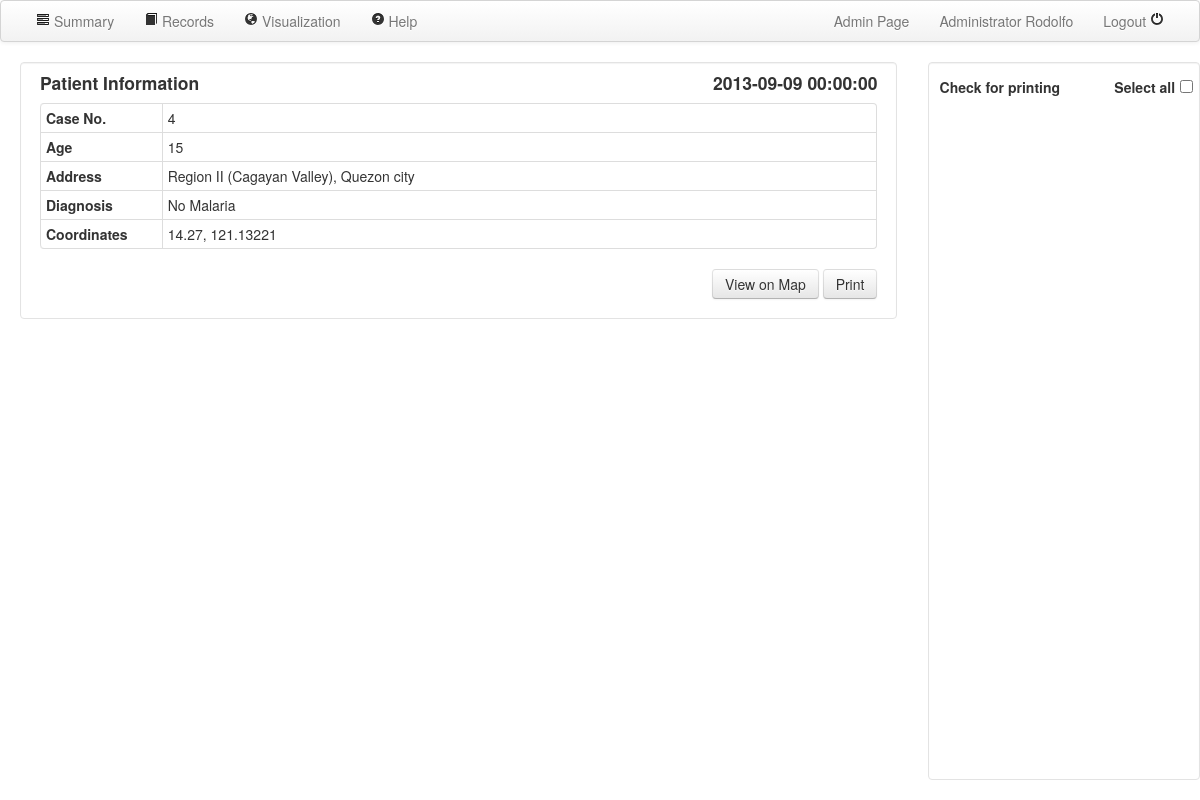
Screenshot of /case/4/ (signed in) with the database file from the repository.
### serveus/models.py (models this page shows, shortened)
class UserType(db.Model):
    __tablename__ = 'usertype'
    id = db.Column(db.Integer, primary_key=True)
    name = db.Column(db.String(80), unique=True)
    users = db.relationship('User', backref='usertype', lazy='dynamic')

class User(db.Model, UserMixin):
    id = db.Column(db.Integer, primary_key=True)
    username = db.Column(db.String(80), unique=True)
    password = db.Column(db.String(120), unique=True)
    usertype_id = db.Column(db.Integer, db.ForeignKey('usertype.id'))

class Case(db.Model):
    __tablename__ = 'case'
    id = db.Column(db.Integer, primary_key=True)
    date = db.Column(db.DateTime())
    age = db.Column(db.Integer)
    address = db.Column(db.String(120))
    human_diagnosis = db.Column(db.String(80))
    lat = db.Column(db.Float)
    lng = db.Column(db.Float)
    maltype_id = db.Column(db.Integer, db.ForeignKey('maltype.id'))
    region_id = db.Column(db.Integer, db.ForeignKey('region.id'))
    images = db.relationship('Image', backref='case', lazy='dynamic')

class Region(db.Model):
    __tablename__ = 'region'
    id = db.Column(db.Integer, primary_key=True)
    name = db.Column(db.String(80))
    case = db.relationship('Case', backref='region', lazy='dynamic')
    def __str__(self):
        return self.name

### serveus/views.py (the view, shortened to what this page needs)
@app.route('/case/<int:id>/',  methods = ['GET', 'POST'])
def case(id):
    case = Case.query.get(id)
    images = []
    for img in case.images:
        images.append('pic/' + str(img.id))
    images = sorted(images)
    return render_template("case.html", case = case, user = current_user, images=images)

### serveus/views.py (called while the page is built)
@login_manager.user_loader
def load_user(userid):
    return User.query.get(userid)

### serveus/templates/case.html (shortened to what this page needs)
<!DOCTYPE html>
<html>
	<head>
		<link href="/static/css/bootstrap.min.css" rel="stylesheet" media="screen">
		<link href="/static/css/bootstrap-responsive.css" rel="stylesheet">
        <link href="/static/css/bootstrap-image-gallery.css" rel="stylesheet">
	</head>
	<body>
    <form id="super" action="" method="post">
		<div class="navbar" style="width: 100%;">
			<div class="navbar-inner">
				<div>
					<ul class="nav pull-left">
						<li><a href="/dashboard/"><i class="icon-tasks"></i> Summary</a></li>
						<li><a href="/records/"><i class="icon-book"></i> Records</a></li>
						<li><a href="/map/"><i class="icon-globe"></i> Visualization</a></li>
                        <li><a href="#" id="help" data-toggle="popover"><i class="icon-question-sign"></i> Help</a></li>
					</ul>
					<ul class="nav pull-right">
                        {% if user.usertype.name == "Administrator" %}<li><a href="/admin/">Admin Page</a></li>{% endif %}
						<li><a href="/profilepage/">{{user.usertype.name}} {{ user.username }}</a></li>
						<li><a href="/logout/">Logout <i class="icon-off"></i></a></li>
					</ul>
				</div>
			</div>
		</div>
		<div class="container-fluid" style="background-color: white; position: relative; height: 100%; padding-bottom: 0; padding-right: 0">
			<div class="row-fluid" style="background-color: white; position: relative; height: 100%">
				<div class="span9 well container" style="background-color: white; padding-top: 0;" >
					<h4 class="pull-left">Patient Information</h4>
                    <h4 class="pull-right">{{case.date}}</h4>
                    <table class="table table-condensed table-bordered" style="width: 100%">
                    <tr><th class="span2">Case No.<td class="span10">{{case.id}}
                    <tr><th>Age<td>{{case.age}}
                    <tr><th>Address<td>{{case.region}}, {{case.address}}
                    <tr><th>Diagnosis<td>{{case.human_diagnosis}}
                    <tr><th>Coordinates<td>{{case.lat}}, {{case.lng}}
                    </table>
                    <div class="pull-right">
                    <a class="btn btn-medium" href="/map/?lat={{case.lat}}&lng={{case.lng}}&zoom=13&date_start=1/1/1970&date_end=Today">View on Map</a>
                    <input class="btn btn-medium" type="submit" value="Print" style="height: 30px">
                    </div>
				</div>
				<div class="span3 well" style="background-color: white; overflow-y: auto; overflow-x:hidden; position: relative; height: 100%; padding: 0.5%; padding-top: 0;">
                    <table class="table-condensed" style="width: 100%; vertical-align: bottom; padding: 0; margin: 0">
                    <tr>
                    <td style="width: 64%"><h5 class="pull-left">Check for printing</h5>
                    <td style="width: 34%"><h5 class="pull-right">Select all</h5>
                    <td style="width: 2%; padding: 0%"><input id="selectAll" class=" pull-right" type="checkbox" onclick="toggleAll()" style="margin-bottom: 5px">
                    </table>
                    <div class="row-fluid" id="gallery" data-toggle="modal-gallery" data-target="#modal-gallery" style="padding: 0">
                  </div>
				</div>
			</div>
		</div>
    </form>
	</body>
</html>

### serveus/templates/case.html (style rules this page uses)
html, body { margin:0; padding:0; height:100%; }
#super { height: calc(100% - 82px); }

### rows the page displays
UserType: usertype.name "Administrator"
User: username "Rodolfo"
Case: date "2013-09-09 00:00:00", id "4", age "15", address "Quezon city", human_diagnosis "No Malaria", lat "14.27", lng "121.13221"
Region: region "Region II (Cagayan Valley)"
